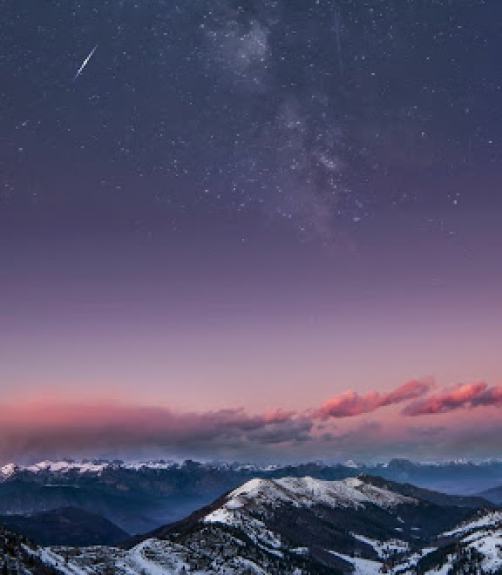
#> input picture Proyecto Reinoso-Revelo/03-funcionalidad/fondo.png, 502 x 575 px; its folder holds only this picture in this run
$ python -i ProyectoFinal.py   (imports and definitions only)   (older library calls are emulated)
#> lines starting #> are read from the running program, lines starting #| are printed output that depends on the picture
#!/usr/bin/env python3
# -*- coding: utf-8 -*-
"""
Created on Fri Sep 18 21:56:20 2020

@author: Reinoso Paul - Revelo Karla
"""

from tkinter import *    # Carga módulo tk (widgets estándar)
from tkinter import ttk  # Carga ttk (para widgets nuevos 8.5+)
import tkinter as tk
import tkinter.font as tkFont
from PIL import ImageTk
import sys
from tkinter import filedialog as fd
from PIL import ImageFont, Image, ImageChops, ImageEnhance, ImageOps, ImageColor, ImageDraw

class Aplicacion():
    # [26 lines left out: function __init__, not called in this run]
def main():
    mi_app = Aplicacion()
    return 0

def apt_imagen():
    nombrearch=fd.askopenfilename(initialdir = "/",title = "Seleccione archivo",filetypes = (("png files","*.png"),("todos los archivos","*.*")))
#> the answer given: fondo.png
    if nombrearch!='':
        imagenC = Image.open(nombrearch)
#> imagenC is the input picture: PIL image 502x575 RGB; mean R, G, B 89, 83.7, 111.2
        imagenC = imagenC.resize((400, 410), Image.ANTIALIAS)
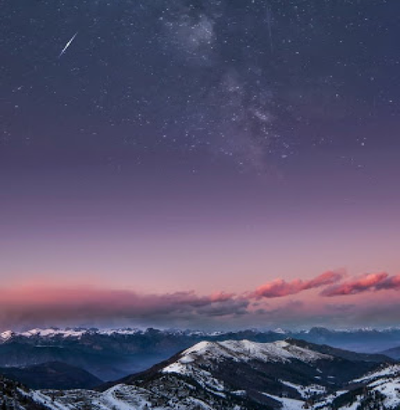
#> imagenC: PIL image 400x410 RGB; mean R, G, B 89, 83.7, 111.2
        guardar_imagen(imagenC)

def guardar_imagen(imag):
        global pantallaPrincipal
        pantallaPrincipal = tk.Toplevel()
        pantallaPrincipal.geometry('400x510')
        pantallaPrincipal.title('')
        pantallaPrincipal.update_idletasks()
        width = pantallaPrincipal.winfo_width()
        height = pantallaPrincipal.winfo_height()
#> (the run stopped early here; a loop or call above may not have finished)
